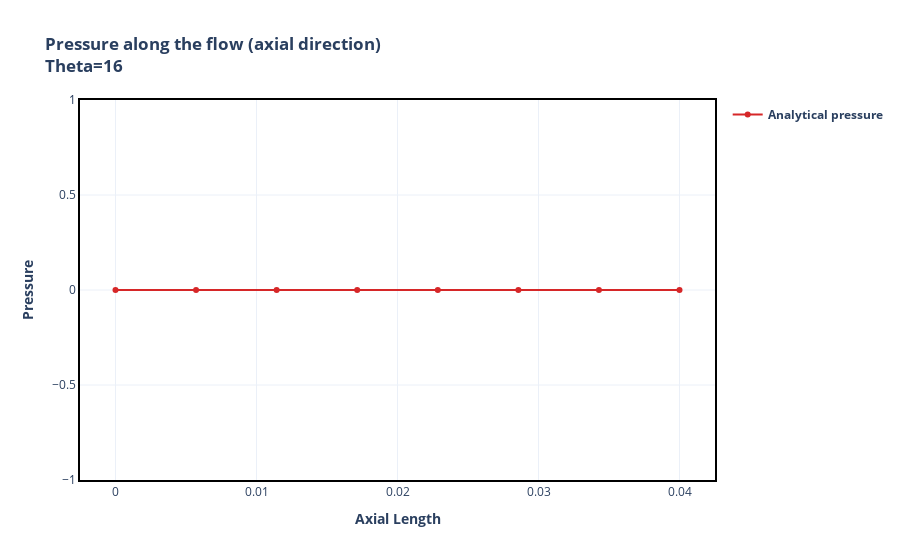
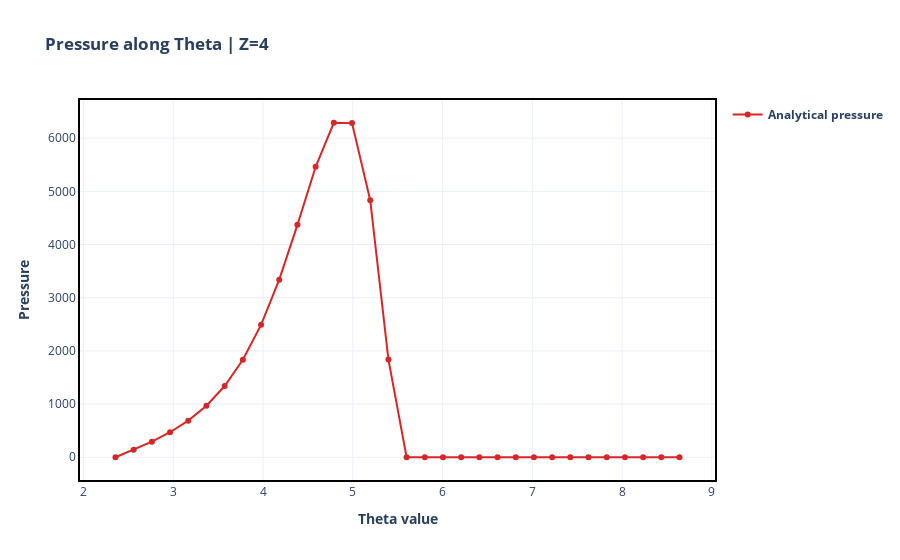
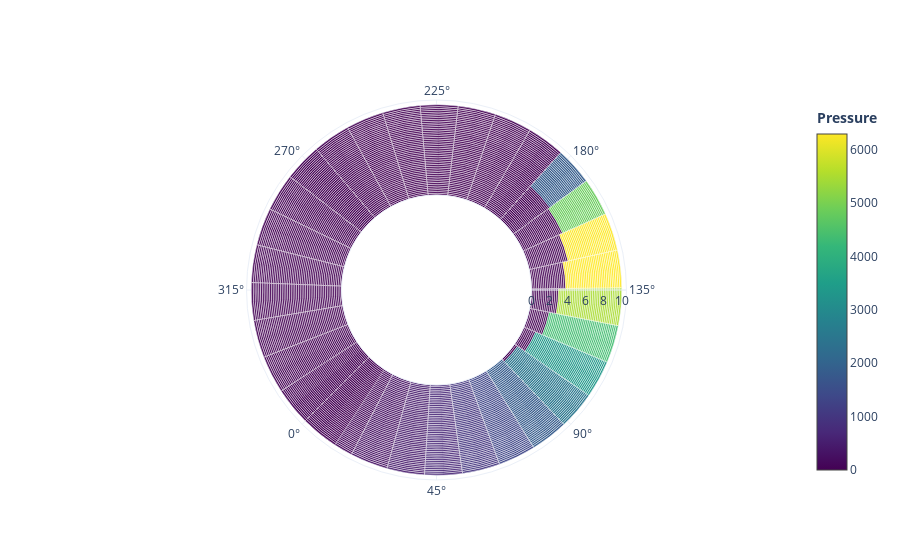

The notebook cell saved with these charts, in order:
### Markdown cell above
In the literature on bearings, several studies use the Reynolds equation, 

$$ \dfrac{\partial}{\partial{x}}\left(h^3\dfrac{\partial{p}}{\partial{x}}\right)+\dfrac{\partial}{\partial{z}}\left(h^3\dfrac{\partial{p}}{\partial{z}}\right) = 6 \mu \left\{ \left(U_o + U_1\right) \dfrac{\partial{h}}{\partial{x}} + 2 V \right\}$$

after a series of simplifications, to find the pressure behavior in bearings. However, as it is an equation that has no analytical solution, they use the artifice of approximating the equation for cases of short bearings $\left(L/D \rightarrow 0 \right)$ and infinitely long $\left(L/D \rightarrow \infty \right)$ (L length, D diameter). Thus, one of the parts of the equation is neglected, and it is possible to find reduced models that can be solved analytically.

Most modern bearings in high performance turbomachinery applications have a small $L/D$ ratio, rarely exceeding the unit. The author indicates that the short model provides accurate results for cylindrical bearings with the ratio $L/D \leq 0.5$, being widely used for quick estimates of the performance characteristics of the static and dynamic forces of the bearing.

In this context, the bearing length is considered to be very small and, according to {cite}`ishida2013linear`, the pressure variation in the $z$ direction can be considered much greater than in the $ x $ direction, that is, $\partial p/\partial x \ll \partial p/\partial z$. Thus, the first term of the Reynolds equation is neglected. Making the appropriate adjustments to the coordinate system adopted in this work, a formula is then obtained that describes the pressure behavior in the short bearing:

$$
p_{curto} = \dfrac{-3\mu \epsilon \omega \sin{\theta}}{\left(R_\theta - R_i\right)^2\left(1 + \epsilon \cos{\theta}\right)^3}\left[\left(z-\dfrac{L}{2}\right)^2 - \dfrac{L^2}{4}\right]
$$

where $\epsilon = \dfrac{e}{R_{o} - R_{i}}$ is the reason for eccentricity.

The numerical solution presented is verified with this approximation, which is used by the Fluid-Flow code if the bearing is classified as short ($L/D \leq 1/4$)

### Code cell
import ross
from ross.fluid_flow.fluid_flow_graphics import (
    plot_pressure_theta_cylindrical,
    plot_pressure_z,
    plot_pressure_theta,
    plot_pressure_surface,
)
from ross.fluid_flow.fluid_flow import fluid_flow_example

my_fluid_flow_short = fluid_flow_example()
my_fluid_flow_short.calculate_pressure_matrix_analytical()

fig1 = plot_pressure_z(my_fluid_flow_short, theta=int(my_fluid_flow_short.ntheta / 2))
fig1.show()
fig2 = plot_pressure_theta(my_fluid_flow_short, z=int(my_fluid_flow_short.nz / 2))
fig2.show()
fig3 = plot_pressure_theta_cylindrical(
    my_fluid_flow_short, z=int(my_fluid_flow_short.nz / 2)
)
fig3.show()

### Figure 1 — Plotly figure (JSON) as saved in the notebook; plotly's stock layout.template omitted (floating-point values rounded to 4 significant figures)
{"data": [{"hovertemplate": "<b>Axial Length: %{x:.2f}</b><br><b>Analytical pressure: %{y:.2f}</b>", "line": {"color": "#d62728"}, "mode": "markers+lines", "name": "<b>Analytical pressure</b>", "showlegend": true, "type": "scatter", "x": [0.0, 0.005714, 0.01143, 0.01714, 0.02286, 0.02857, 0.03429, 0.04], "y": [0.0, 0.0, 0.0, 0.0, 0.0, 0.0, 0.0, 0.0]}], "layout": {"title": {"text": "<b>Pressure along the flow (axial direction)<b><br><b>Theta=16</b>"}, "xaxis": {"title": {"text": "<b>Axial Length</b>"}}, "yaxis": {"title": {"text": "<b>Pressure</b>"}}}}

### Figure 2 — Plotly figure (JSON) as saved in the notebook; plotly's stock layout.template omitted (floating-point values rounded to 4 significant figures)
{"data": [{"hovertemplate": "<b>Theta: %{x:.2f}</b><br><b>Analytical pressure: %{y:.2f}</b>", "line": {"color": "#d62728"}, "mode": "markers+lines", "name": "<b>Analytical pressure</b>", "showlegend": true, "type": "scatter", "x": [2.356, 2.559, 2.762, 2.964, 3.167, 3.37, 3.572, 3.775, 3.978, 4.18, 4.383, 4.586, 4.788, 4.991, 5.194, 5.396, 5.599, 5.802, 6.004, 6.207, 6.41, 6.613, 6.815, 7.018, 7.221, 7.423, 7.626, 7.829, 8.031, 8.234, 8.437, 8.639], "y": [0.0, 140.5, 292.8, 470.0, 688.3, 968.8, 1339.0, 1833.0, 2490.0, 3339.0, 4370.0, 5462.0, 6289.0, 6283.0, 4832.0, 1840.0, 0.0, 0.0, 0.0, 0.0, 0.0, 0.0, 0.0, 0.0, 0.0, 0.0, 0.0, 0.0, 0.0, 0.0, 0.0, 0.0]}], "layout": {"title": {"text": "<b>Pressure along Theta | Z=4<b>"}, "xaxis": {"title": {"text": "<b>Theta value</b>"}}, "yaxis": {"title": {"text": "<b>Pressure</b>"}}}}

### Figure 3 — Plotly figure (JSON) as saved in the notebook; plotly's stock layout.template omitted (floating-point values rounded to 4 significant figures; data arrays with more than 128 entries replaced by an {"elided": "..."} marker saying what was removed)
{"data": [{"customdata": {"elided": "1600 float values"}, "hovertemplate": "<b>Raddi: %{r:.4e}</b><br><b>θ: %{theta:.2f}</b><br><b>Pressure: %{customdata:.4e}</b>", "marker": {"cmax": 6289.0, "cmin": 0.0, "color": {"elided": "1600 float values"}, "colorbar": {"title": {"side": "top", "text": "<b>Pressure</b>"}}, "colorscale": [[0.0, "#440154"], [0.1111, "#482878"], [0.2222, "#3e4989"], [0.3333, "#31688e"], [0.4444, "#26828e"], [0.5556, "#1f9e89"], [0.6667, "#35b779"], [0.7778, "#6ece58"], [0.8889, "#b5de2b"], [1.0, "#fde725"]]}, "name": "Pressure", "r": {"elided": "1600 float values"}, "showlegend": false, "theta": {"elided": "1600 float values"}, "thetaunit": "degrees", "type": "barpolar"}], "layout": {"polar": {"angularaxis": {"rotation": -135.0}, "bargap": 0.0, "hole": 0.5}}}
